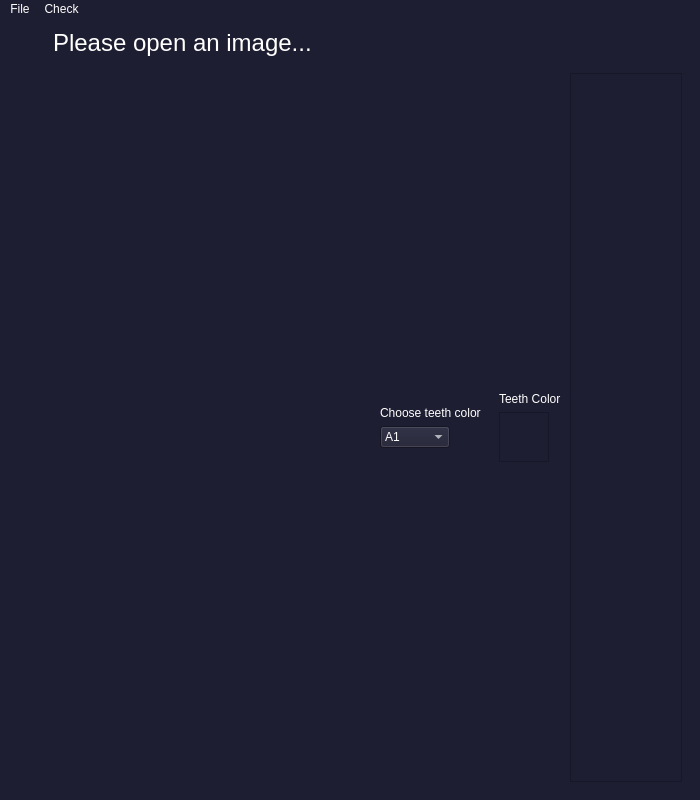
<?xml version="1.0" encoding="UTF-8"?>
<ui version="4.0">
 <class>MainWindow</class>
 <widget class="QMainWindow" name="MainWindow">
  <property name="geometry">
   <rect>
    <x>0</x>
    <y>0</y>
    <width>700</width>
    <height>800</height>
   </rect>
  </property>
  <property name="windowTitle">
   <string>Smile Design</string>
  </property>
  <property name="styleSheet">
   <string notr="true">color: rgb(255, 255, 255);
background-color: rgb(30, 30, 50);</string>
  </property>
  <widget class="QWidget" name="centralwidget">
   <layout class="QGridLayout" name="gridLayout">
    <item row="0" column="0" alignment="Qt::AlignHCenter">
     <widget class="QLabel" name="imageName">
      <property name="minimumSize">
       <size>
        <width>0</width>
        <height>30</height>
       </size>
      </property>
      <property name="maximumSize">
       <size>
        <width>16777215</width>
        <height>30</height>
       </size>
      </property>
      <property name="font">
       <font>
        <pointsize>18</pointsize>
       </font>
      </property>
      <property name="text">
       <string>Please open an image...</string>
      </property>
     </widget>
    </item>
    <item row="1" column="1" alignment="Qt::AlignHCenter">
     <widget class="QWidget" name="colorsWidget" native="true">
      <layout class="QHBoxLayout" name="horizontalLayout">
       <property name="spacing">
        <number>0</number>
       </property>
       <item alignment="Qt::AlignHCenter|Qt::AlignVCenter">
        <widget class="QWidget" name="colorChangeWidget" native="true">
         <property name="minimumSize">
          <size>
           <width>70</width>
           <height>50</height>
          </size>
         </property>
         <layout class="QVBoxLayout" name="verticalLayout_2">
          <item alignment="Qt::AlignHCenter">
           <widget class="QLabel" name="ChangeTeethColor">
            <property name="maximumSize">
             <size>
              <width>16777215</width>
              <height>20</height>
             </size>
            </property>
            <property name="text">
             <string>Choose teeth color</string>
            </property>
           </widget>
          </item>
          <item>
           <widget class="QComboBox" name="colorsComboBox">
            <property name="enabled">
             <bool>true</bool>
            </property>
            <property name="minimumSize">
             <size>
              <width>0</width>
              <height>0</height>
             </size>
            </property>
            <property name="maximumSize">
             <size>
              <width>70</width>
              <height>16777215</height>
             </size>
            </property>
            <item>
             <property name="text">
              <string>A1</string>
             </property>
            </item>
            <item>
             <property name="text">
              <string>B1</string>
             </property>
            </item>
           </widget>
          </item>
         </layout>
        </widget>
       </item>
       <item alignment="Qt::AlignHCenter|Qt::AlignVCenter">
        <widget class="QWidget" name="teethColorWidget" native="true">
         <property name="minimumSize">
          <size>
           <width>70</width>
           <height>50</height>
          </size>
         </property>
         <property name="maximumSize">
          <size>
           <width>16777215</width>
           <height>16777215</height>
          </size>
         </property>
         <layout class="QVBoxLayout" name="verticalLayout">
          <item>
           <widget class="QLabel" name="TeethColor">
            <property name="text">
             <string>Teeth Color</string>
            </property>
           </widget>
          </item>
          <item>
           <widget class="QGraphicsView" name="teethColor">
            <property name="maximumSize">
             <size>
              <width>50</width>
              <height>50</height>
             </size>
            </property>
            <property name="verticalScrollBarPolicy">
             <enum>Qt::ScrollBarAlwaysOff</enum>
            </property>
            <property name="horizontalScrollBarPolicy">
             <enum>Qt::ScrollBarAlwaysOff</enum>
            </property>
           </widget>
          </item>
         </layout>
        </widget>
       </item>
       <item>
        <widget class="QGraphicsView" name="palette">
         <property name="enabled">
          <bool>true</bool>
         </property>
         <property name="maximumSize">
          <size>
           <width>112</width>
           <height>16777215</height>
          </size>
         </property>
         <property name="verticalScrollBarPolicy">
          <enum>Qt::ScrollBarAlwaysOff</enum>
         </property>
         <property name="horizontalScrollBarPolicy">
          <enum>Qt::ScrollBarAlwaysOff</enum>
         </property>
        </widget>
       </item>
      </layout>
     </widget>
    </item>
    <item row="1" column="0">
     <widget class="QGraphicsView" name="image">
      <property name="maximumSize">
       <size>
        <width>620</width>
        <height>620</height>
       </size>
      </property>
      <property name="styleSheet">
       <string notr="true"/>
      </property>
      <property name="frameShape">
       <enum>QFrame::NoFrame</enum>
      </property>
      <property name="lineWidth">
       <number>0</number>
      </property>
      <property name="verticalScrollBarPolicy">
       <enum>Qt::ScrollBarAlwaysOff</enum>
      </property>
      <property name="horizontalScrollBarPolicy">
       <enum>Qt::ScrollBarAlwaysOff</enum>
      </property>
     </widget>
    </item>
   </layout>
  </widget>
  <widget class="QMenuBar" name="menubar">
   <property name="geometry">
    <rect>
     <x>0</x>
     <y>0</y>
     <width>700</width>
     <height>21</height>
    </rect>
   </property>
   <property name="styleSheet">
    <string notr="true">selection-background-color: rgb(67, 67, 75);</string>
   </property>
   <widget class="QMenu" name="menuFILE">
    <property name="styleSheet">
     <string notr="true">color: rgb(255, 255, 255);
selection-background-color: rgb(8, 8, 8);
background-color: rgb(50, 50, 70);</string>
    </property>
    <property name="title">
     <string>File</string>
    </property>
    <addaction name="openImage"/>
   </widget>
   <widget class="QMenu" name="menuCheck">
    <property name="title">
     <string>Check</string>
    </property>
    <addaction name="checkAll"/>
   </widget>
   <addaction name="menuFILE"/>
   <addaction name="menuCheck"/>
  </widget>
  <action name="openImage">
   <property name="text">
    <string>Open Image</string>
   </property>
   <property name="shortcut">
    <string>Ctrl+O</string>
   </property>
  </action>
  <action name="checkAll">
   <property name="enabled">
    <bool>false</bool>
   </property>
   <property name="text">
    <string>Check Principles</string>
   </property>
   <property name="shortcut">
    <string>Ctrl+A</string>
   </property>
  </action>
 </widget>
 <resources/>
 <connections/>
</ui>
